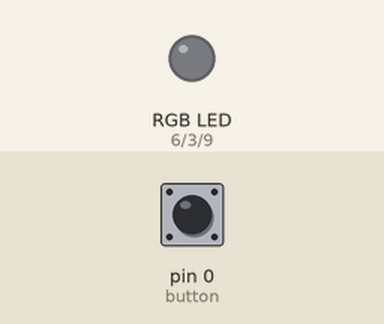
Simulated run of this sketch. Board: Arduino Uno, built with avr-gcc and run on an emulated ATmega328P. Parts: an RGB LED mixed from three pins (HIGH = lit). The test bench sets the inputs (shaded band); at power-on: pin 0 (button) HIGH.

Above: at 1.2 s.
1.3 s: pin 0 (button) pulled LOW for 0.15 s
At 1.45 s:
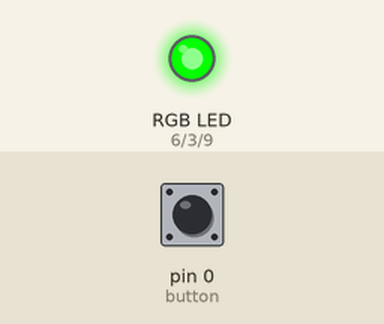
3.9 s: pin 0 (button) pulled LOW for 1 s
At 4.6 s:
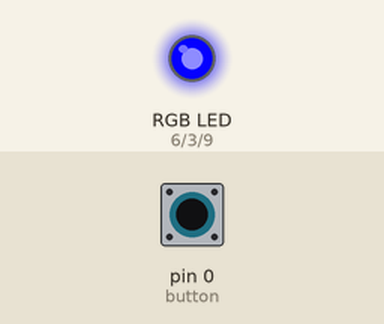
6.4 s: pin 0 (button) pulled LOW for 3.2 s
At 6.82 s:
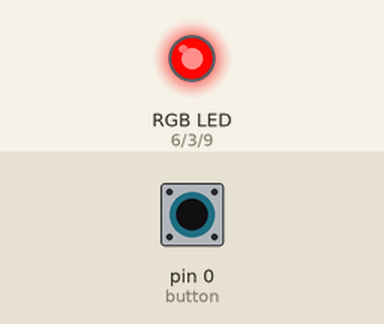
Timing chart, 0 to 11.2 s (numbered marks = the images above; inputs shaded):
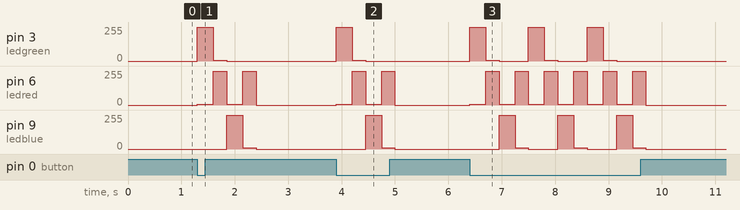

Measured:
- after the input at 1.3 s, pin 3 (ledgreen): 0/255 → 255/255 at once, → 5/255 0.30 s later, → 0/255 0.25 s later; pin 6 (ledred): 0/255 → 5/255 at once, → 255/255 0.30 s later, → 5/255 0.25 s later, → 255/255 0.30 s later, … (5 changes in this stretch); pin 9 (ledblue): 0/255 → 255/255 after 0.55 s, → 10/255 0.30 s later, → 0/255 0.25 s later
- after the input at 3.9 s, pin 3 (ledgreen): 0/255 → 255/255 at once, → 5/255 0.30 s later, → 0/255 0.25 s later; pin 6 (ledred): 0/255 → 5/255 at once, → 255/255 0.30 s later, → 5/255 0.25 s later, → 255/255 0.30 s later, … (5 changes in this stretch); pin 9 (ledblue): 0/255 → 255/255 after 0.55 s, → 10/255 0.30 s later, → 0/255 0.25 s later
- after the input at 6.4 s, pin 3 (ledgreen): 0/255 → 255/255 at once, then repeats every 1.1 s: 5/255 0.25 s, 0/255 0.55 s, 255/255 0.30 s, until it stays 0/255 from 9.2 s; pin 6 (ledred): 0/255 → 5/255 at once, then repeats every 0.55 s: 255/255 0.25 s, 5/255 0.30 s, until it stays 0/255 from 9.7 s

The sketch:

3-8_button_fade.ino
```cpp
/*

  Fade between three!
  Fading between three LEDs

 */

// These lines of code name the pins you are using for your LEDs
int ledgreen = 3;        // the PWM pin your LED is attached to
int ledred = 6;      // the PWM pin your LED is attached to
int ledblue = 9;      // the PWM pin your LED is attached to
int button = 0;

// The setup routine runs once when you start up the board or press reset
void setup() {

  // Sets your pins to an output
  pinMode(ledred, OUTPUT);
  pinMode(ledgreen, OUTPUT);
  pinMode(ledblue, OUTPUT);
  pinMode(button, INPUT_PULLUP);
}

// The loop part of your code runs over and over again, forever
void loop() {
  // read the buttonState value:
  int buttonState = digitalRead(button);
  // if the button is pressed (remember it will read LOW because the
  // pull up inverts it) turn on the LED. Otherwise, turn off the LED.
  if (buttonState == LOW) {
    analogWrite(ledgreen, 255);
    analogWrite(ledred, 5);
    analogWrite(ledblue, 0);
    delay(300);

    analogWrite(ledgreen, 5);
    analogWrite(ledred, 255);
    analogWrite(ledblue, 0);
    delay(250);

    analogWrite(ledgreen, 0);
    analogWrite(ledred, 5);
    analogWrite(ledblue, 255);
    delay(300);

    analogWrite(ledgreen, 0);
    analogWrite(ledred, 255);
    analogWrite(ledblue, 10);
    delay(250);
  } else {
    analogWrite(ledgreen, 0);
    analogWrite(ledred, 0);
    analogWrite(ledblue, 0);
  }
}
```
